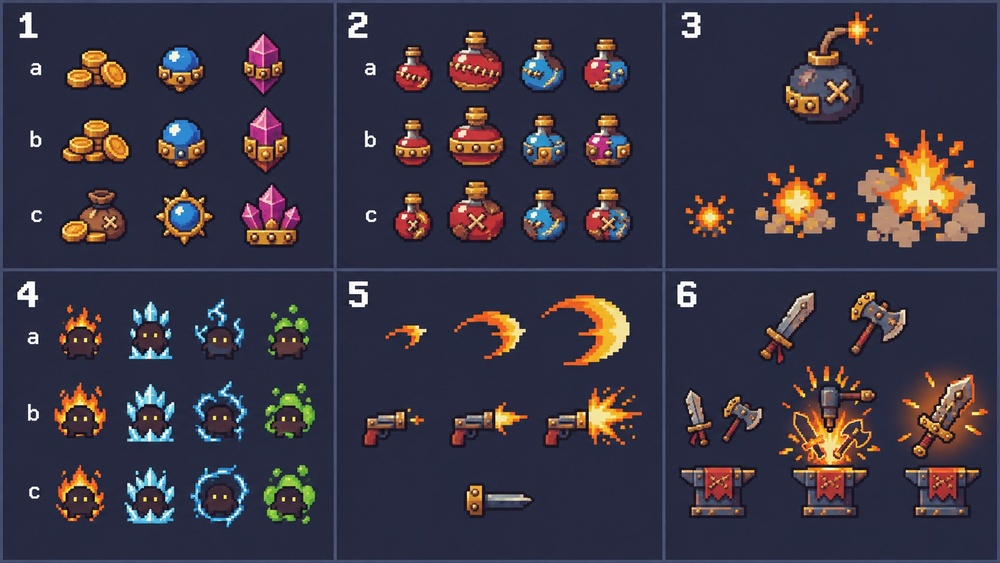
#> input picture Research/concepts/sheets/09_pickups_vfx.jpg, 1000 x 563 px, shrunk from 1672 x 941 before the run
$ python rotsprite.py ../../Research/concepts/sheets/09_pickups_vfx.jpg 5 5 1.0 5 ../../Research/concepts/sheets/01_golem_boss.jpg
#> lines starting #> are read from the running program, lines starting #| are printed output that depends on the picture
"""RotSprite-style rotation for pixel art: Scale2x x3 (8x) -> nearest rotate -> 8x downsample (centre sample)."""
from PIL import Image
def scale2x(im):
    w,h=im.size; s=im.load(); o=Image.new('RGBA',(w*2,h*2)); d=o.load()
    g=lambda x,y: s[min(max(x,0),w-1),min(max(y,0),h-1)]
    for y in range(h):
        for x in range(w):
            P=g(x,y); A=g(x,y-1); B=g(x+1,y); C=g(x-1,y); D=g(x,y+1)
            e0=C if (C==A and C!=D and A!=B) else P
            e1=A if (A==B and A!=C and B!=D) else P
            e2=C if (D==C and D!=B and C!=A) else P
            e3=B if (B==D and B!=A and D!=C) else P
            d[2*x,2*y]=e0; d[2*x+1,2*y]=e1; d[2*x,2*y+1]=e2; d[2*x+1,2*y+1]=e3
    return o
def rotsprite(im, angle, center):
    big=im
    for _ in range(3): big=scale2x(big)
    big=big.rotate(angle, resample=Image.NEAREST, center=(center[0]*8+4, center[1]*8+4))
    w,h=im.size; o=Image.new('RGBA',(w,h)); d=o.load(); b=big.load()
    for y in range(h):
        for x in range(w):
            p=b[x*8+4,y*8+4]; d[x,y]=p if p[3]>=128 else (0,0,0,0)
            if p[3]>=128: d[x,y]=(p[0],p[1],p[2],255)
    return o


if __name__ == "__main__":
    # Bake rotated copies of a weapon sprite around its grip pixel:
    #   python3 Tools/art/rotsprite.py weapon.png GX GY FORWARD_DEG STEPS OUT_DIR
    # Writes OUT_DIR/<name>_<angle>.png for STEPS evenly spaced aim angles (e.g. 32 -> every 11.25 deg).
    import os, sys
    src, gx, gy, fwd, steps, out = sys.argv[1], int(sys.argv[2]), int(sys.argv[3]), float(sys.argv[4]), int(sys.argv[5]), sys.argv[6]
    im = Image.open(src).convert("RGBA"); n = 2 * max(im.size) + 8
#> after `n = 2 * max(im.size) + 8`: n = 2008
    canvas = Image.new("RGBA", (n, n)); canvas.alpha_composite(im, (n // 2 - gx, n // 2 - gy))
#> after `canvas = Image.new('RGBA', (n, n))`: canvas: PIL image 2008x2008 RGBA; every value is 0
#> after `canvas.alpha_composite(im, (n // 2 - gx, n // 2 - gy))`:
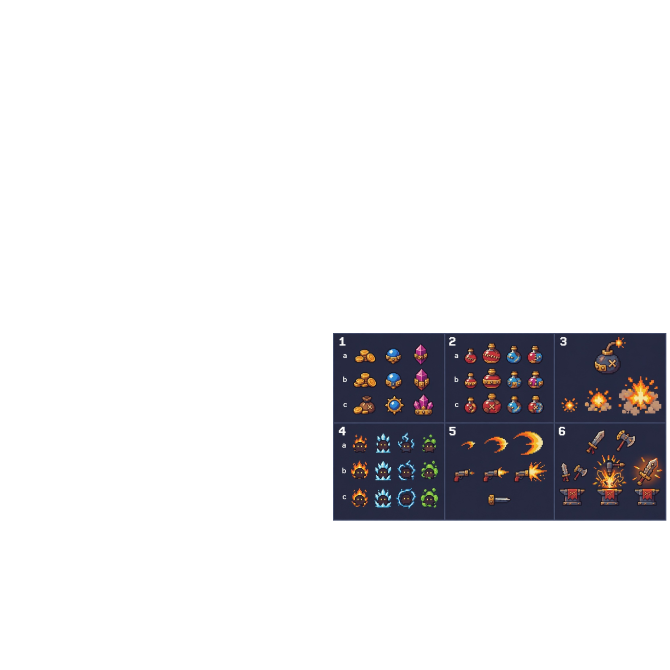
#> canvas: PIL image 2008x2008 RGBA (shown at 1/3 size); mean R, G, B, A 8.3, 7.6, 9.6, 35.6; transparent parts drawn white
    os.makedirs(out, exist_ok=True); name = os.path.splitext(os.path.basename(src))[0]
    for i in range(steps):
        aim = i * 360.0 / steps
#> (the run stopped early here; a loop or call above may not have finished)
